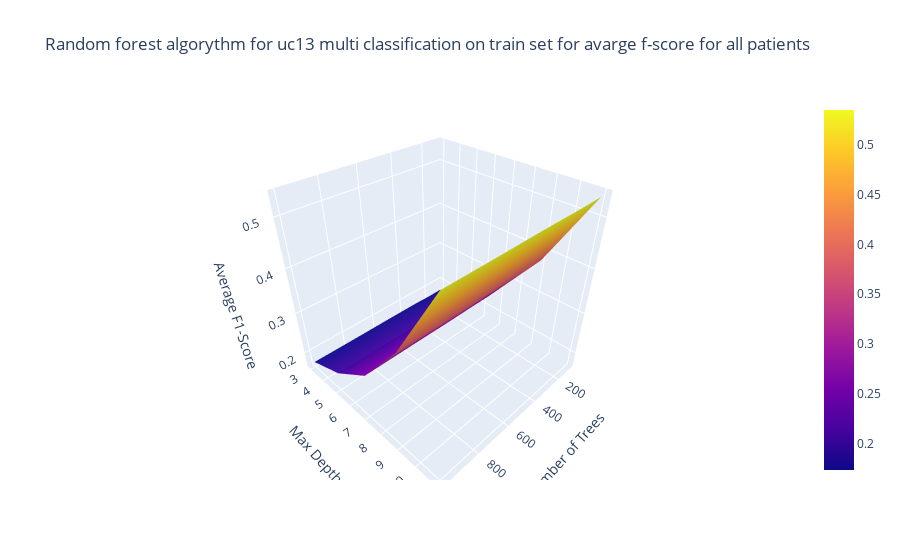

Here is the notebook cell this chart was saved with:
### Code cell
import plotly.graph_objects as go
import numpy as np
from scipy.interpolate import griddata

def plot_uc13_3d_n_trees_max_depth_avg_f1_score(df, title):
    average_df = df.groupby(['n_trees', 'max_depth'], as_index=False)['f1-score'].mean()

    n_trees = np.unique(average_df['n_trees'])
    max_depth = np.unique(average_df['max_depth'])
    n_trees, max_depth = np.meshgrid(n_trees, max_depth)
                        
    Z = griddata((average_df['n_trees'], average_df['max_depth']), average_df['f1-score'],(n_trees, max_depth), method='cubic')


    fig = go.Figure(go.Surface(x=n_trees,y=max_depth,z=Z))

    fig.update_layout(scene=dict(
                        xaxis_title='Number of Trees',
                        yaxis_title='Max Depth',
                        zaxis_title='Average F1-Score'),
                        scene_camera=dict(up=dict(x=0, y=0, z=1),
                        center=dict(x=0, y=0, z=0),
                        eye=dict(x=1.25, y=1.25, z=1.25)))

    fig.update_layout(title=title)
    fig.show()

plot_uc13_3d_n_trees_max_depth_avg_f1_score(df_uc13_train_multiclass, 'Random forest algorythm for uc13 multi classification on train set for avarge f-score for all patients')

### Figure 1 — Plotly figure (JSON) as saved in the notebook; plotly's stock layout.template omitted (floating-point values rounded to 4 significant figures)
{"data": [{"type": "surface", "x": [[100, 200, 300, 500, 700, 1000], [100, 200, 300, 500, 700, 1000], [100, 200, 300, 500, 700, 1000], [100, 200, 300, 500, 700, 1000], [100, 200, 300, 500, 700, 1000]], "y": [[3, 3, 3, 3, 3, 3], [5, 5, 5, 5, 5, 5], [7, 7, 7, 7, 7, 7], [9, 9, 9, 9, 9, 9], [11, 11, 11, 11, 11, 11]], "z": [[0.1738, 0.1733, 0.1748, 0.1748, 0.1743, 0.1743], [0.2076, 0.2081, 0.2067, 0.2067, 0.2071, 0.2071], [0.2671, 0.2657, 0.2662, 0.2657, 0.2662, 0.2662], [0.3781, 0.3776, 0.38, 0.3781, 0.3781, 0.3786], [0.5352, 0.5348, 0.5348, 0.5352, 0.5348, 0.5348]]}], "layout": {"scene": {"camera": {"center": {"x": 0, "y": 0, "z": 0}, "eye": {"x": 1.25, "y": 1.25, "z": 1.25}, "up": {"x": 0, "y": 0, "z": 1}}, "xaxis": {"title": {"text": "Number of Trees"}}, "yaxis": {"title": {"text": "Max Depth"}}, "zaxis": {"title": {"text": "Average F1-Score"}}}, "title": {"text": "Random forest algorythm for uc13 multi classification on train set for avarge f-score for all patients"}}}
